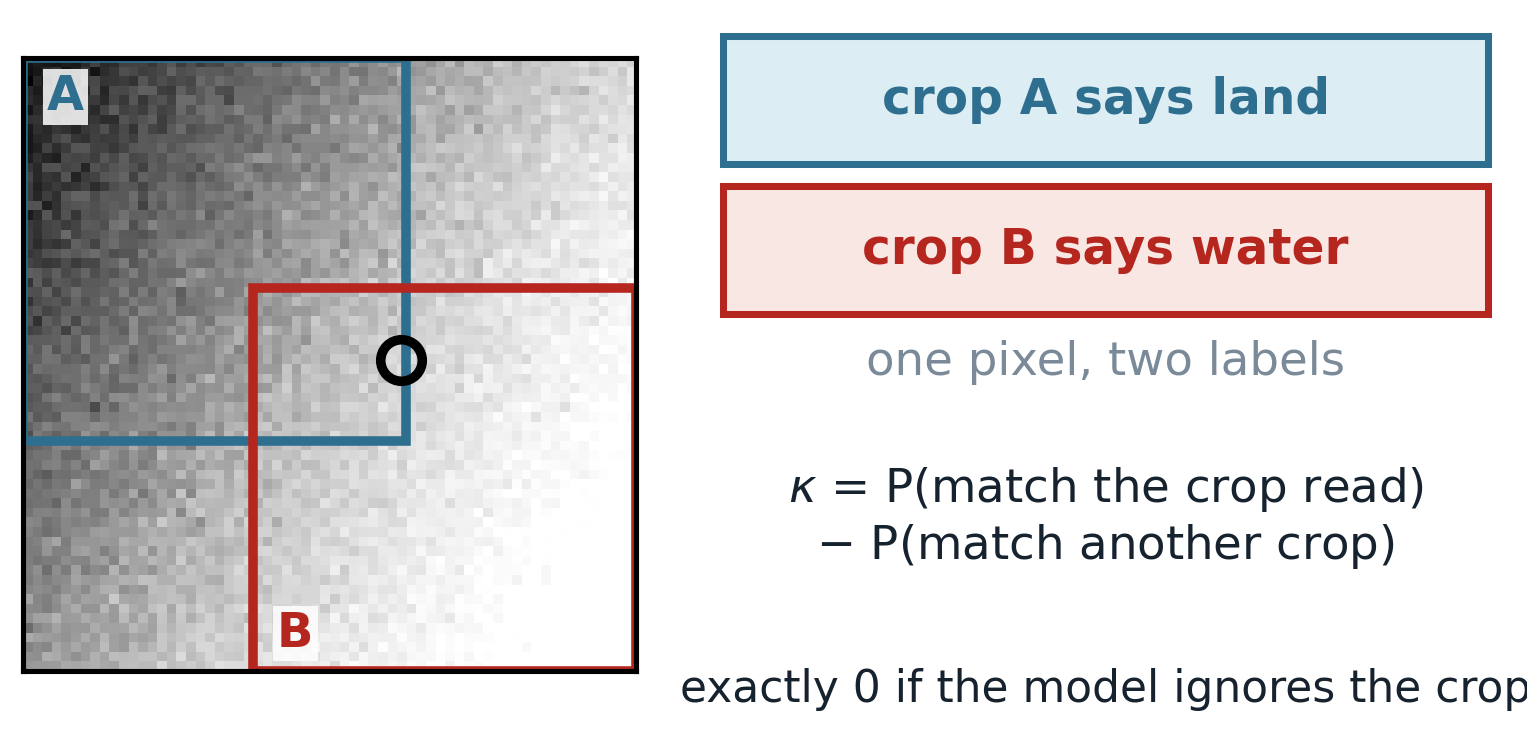

Source code (Python):
"""Figure 1: two crops, one pixel, two labels.

Nothing in the paper drew the mechanism it is about. A reader met the artefact set,
the own-term and the other-term as algebra on page 3, and the first picture of any
kind arrived on page 4. This puts the idea on page 1.

Single column on purpose. A full-width version cost about four tenths of a page in a
paper with no slack, and its histogram panel showed in a picture what one clause of
the caption can say in words. What a caption cannot do is show two windows
overlapping on one pixel, so that is what the figure keeps.

The class each crop assigns is COMPUTED from its own threshold rather than written in
by hand. A first draft asserted the two labels and got them the wrong way round,
which is a small instance of this paper's subject: a value stated rather than derived.
"""
import matplotlib
matplotlib.use("Agg")
import matplotlib.pyplot as plt
import numpy as np
from matplotlib.patches import Rectangle

INK, BLUE, RED, GREY = "#16222E", "#2E6E8E", "#B4261E", "#7A8A98"

rng = np.random.default_rng(7)
H = W = 64
yy, xx = np.mgrid[0:H, 0:W]
field = np.clip(-26 + 10 * (xx / W) + 6 * (yy / H) + rng.normal(0, 0.6, (H, W)),
                -27, -13)

CROP = 40
boxes = [(0, 0), (H - CROP, W - CROP)]
names, cols = ["A", "B"], [BLUE, RED]
th = [float(np.percentile(field[r:r + CROP, c:c + CROP], 45)) for r, c in boxes]

lo, hi = min(th), max(th)
inside = np.ones((H, W), bool)
for r, c in boxes:
    m = np.zeros((H, W), bool)
    m[r:r + CROP, c:c + CROP] = True
    inside &= m
ys, xs = np.where(inside & (field > lo) & (field < hi))
py, px = int(ys[len(ys) // 2]), int(xs[len(xs) // 2])
val = float(field[py, px])
says = ["water" if val <= t else "land" for t in th]
assert says[0] != says[1], "the chosen pixel does not actually disagree"

fig = plt.figure(figsize=(3.32, 1.60))
gs = fig.add_gridspec(1, 2, width_ratios=[1.0, 1.30], wspace=0.10,
                      left=0.015, right=0.985, top=0.99, bottom=0.02)

ax = fig.add_subplot(gs[0])
ax.imshow(field, cmap="Greys_r", vmin=-27, vmax=-13, interpolation="nearest")
for (r, c), col, nm in zip(boxes, cols, names):
    ax.add_patch(Rectangle((c - .5, r - .5), CROP, CROP, fill=False, lw=1.5,
                           edgecolor=col))
    ax.text(c + 2, r + 5 if r == 0 else r + CROP - 3, nm, color=col, fontsize=7.5,
            fontweight="bold",
            bbox=dict(facecolor="white", edgecolor="none", pad=0.7, alpha=0.85))
ax.plot(px, py, "o", ms=6.5, mfc="none", mec="#000", mew=1.5)
ax.set_xticks([]); ax.set_yticks([])
ax.set_xlim(-.5, W - .5); ax.set_ylim(H - .5, -.5)

ax = fig.add_subplot(gs[1])
ax.axis("off"); ax.set_xlim(0, 1); ax.set_ylim(0, 1)
for i, (nm, col, sy, face) in enumerate(
        zip(names, cols, says, ("#DCEEF4", "#F9E7E4"))):
    ax.add_patch(Rectangle((0.02, 0.78 - i * 0.21), 0.96, 0.18, facecolor=face,
                           edgecolor=col, lw=1.1))
    ax.text(0.5, 0.87 - i * 0.21, "crop {} says {}".format(nm, sy), ha="center",
            va="center", fontsize=7.6, color=col, fontweight="bold")
ax.text(0.5, 0.485, "one pixel, two labels", ha="center", fontsize=7.3, color=GREY)
ax.text(0.5, 0.285,
        "$\\kappa$ = P(match the crop read)\n$-$ P(match another crop)",
        ha="center", va="center", fontsize=7.3, color=INK)
ax.text(0.5, 0.045, "exactly 0 if the model ignores the crop",
        ha="center", va="center", fontsize=6.9, color=INK)

fig.savefig("fig0_mechanism.png", dpi=460)
print("wrote fig0_mechanism.png: A says {}, B says {}; pixel {:.2f} dB between "
      "thresholds {:.2f} and {:.2f}".format(says[0], says[1], val, th[0], th[1]))
